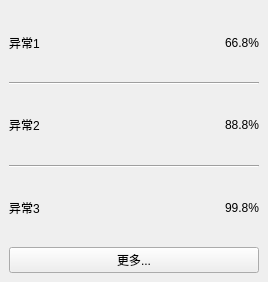
  <widget class="QDockWidget" name="dockWidget_4">
   <property name="minimumSize">
    <size>
     <width>268</width>
     <height>282</height>
    </size>
   </property>
   <property name="maximumSize">
    <size>
     <width>524287</width>
     <height>300</height>
    </size>
   </property>
   <property name="mouseTracking">
    <bool>true</bool>
   </property>
   <property name="autoFillBackground">
    <bool>false</bool>
   </property>
   <property name="windowTitle">
    <string>警报历史</string>
   </property>
   <attribute name="dockWidgetArea">
    <number>2</number>
   </attribute>
   <widget class="QWidget" name="dockWidgetContents_4">
    <layout class="QVBoxLayout" name="verticalLayout_3">
     <item>
      <layout class="QVBoxLayout" name="verticalLayout_5">
       <item>
        <layout class="QHBoxLayout" name="horizontalLayout_7">
         <item>
          <widget class="QLabel" name="label_18">
           <property name="minimumSize">
            <size>
             <width>0</width>
             <height>30</height>
            </size>
           </property>
           <property name="maximumSize">
            <size>
             <width>16777215</width>
             <height>80</height>
            </size>
           </property>
           <property name="text">
            <string>异常1</string>
           </property>
          </widget>
         </item>
         <item>
          <spacer name="horizontalSpacer_8">
           <property name="orientation">
            <enum>Qt::Horizontal</enum>
           </property>
           <property name="sizeHint" stdset="0">
            <size>
             <width>40</width>
             <height>20</height>
            </size>
           </property>
          </spacer>
         </item>
         <item>
          <widget class="QLabel" name="label_19">
           <property name="text">
            <string>66.8%</string>
           </property>
          </widget>
         </item>
        </layout>
       </item>
       <item>
        <widget class="Line" name="line">
         <property name="orientation">
          <enum>Qt::Horizontal</enum>
         </property>
        </widget>
       </item>
       <item>
        <layout class="QHBoxLayout" name="horizontalLayout_10">
         <item>
          <widget class="QLabel" name="label_24">
           <property name="minimumSize">
            <size>
             <width>0</width>
             <height>30</height>
            </size>
           </property>
           <property name="maximumSize">
            <size>
             <width>16777215</width>
             <height>80</height>
            </size>
           </property>
           <property name="text">
            <string>异常2</string>
           </property>
          </widget>
         </item>
         <item>
          <spacer name="horizontalSpacer_11">
           <property name="orientation">
            <enum>Qt::Horizontal</enum>
           </property>
           <property name="sizeHint" stdset="0">
            <size>
             <width>40</width>
             <height>20</height>
            </size>
           </property>
          </spacer>
         </item>
         <item>
          <widget class="QLabel" name="label_25">
           <property name="text">
            <string>88.8%</string>
           </property>
          </widget>
         </item>
        </layout>
       </item>
       <item>
        <widget class="Line" name="line_4">
         <property name="orientation">
          <enum>Qt::Horizontal</enum>
         </property>
        </widget>
       </item>
       <item>
        <layout class="QHBoxLayout" name="horizontalLayout_11">
         <item>
          <widget class="QLabel" name="label_26">
           <property name="minimumSize">
            <size>
             <width>0</width>
             <height>30</height>
            </size>
           </property>
           <property name="maximumSize">
            <size>
             <width>16777215</width>
             <height>80</height>
            </size>
           </property>
           <property name="text">
            <string>异常3</string>
           </property>
          </widget>
         </item>
         <item>
          <spacer name="horizontalSpacer_12">
           <property name="orientation">
            <enum>Qt::Horizontal</enum>
           </property>
           <property name="sizeHint" stdset="0">
            <size>
             <width>40</width>
             <height>20</height>
            </size>
           </property>
          </spacer>
         </item>
         <item>
          <widget class="QLabel" name="label_27">
           <property name="text">
            <string>99.8%</string>
           </property>
          </widget>
         </item>
        </layout>
       </item>
       <item>
        <widget class="QPushButton" name="pushButton">
         <property name="text">
          <string>更多...</string>
         </property>
        </widget>
       </item>
      </layout>
     </item>
    </layout>
   </widget>
  </widget>
